Frame 1 (no input): blank canvas, image omitted
Frame 60 (the mouse pressed at the canvas centre just before this capture): blank canvas, image omitted
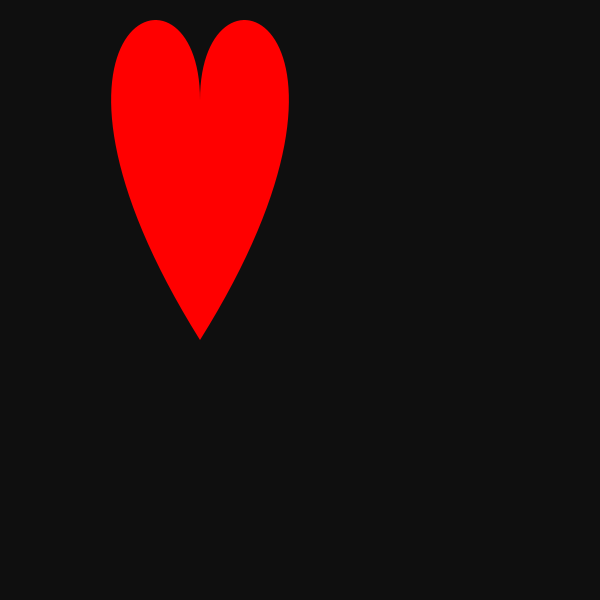
Frame 120 (the mouse held since frame 60 and released just before this capture)

The Processing sketch whose frames 1 and 60 were blank and that drew this single picture after the mouse press (run headless with seeded random() and noise(); from frame 60 on, the mouse is pressed at the canvas centre):

// Processing sketch: processing_175642
// ── processing_175642.pde

float A = 50;
float B = 5;


void setup () {
size (600,600);
 
}

void draw () {
background (15);

smooth();
noStroke();
translate(-200, -20);
scale(8.0); 
fill(255, 0, 0);
beginShape();
vertex(50, 15);
if (mousePressed) {
bezierVertex(A, -5, 75, B, 50, 45);
vertex(50, 15);
bezierVertex(A, -5, 25, B, 50, 45);
endShape(); }
else {
fill(#38D6CD);
ellipseMode(CENTER);
 ellipse(mouseX,mouseY,20,20);

}
}
